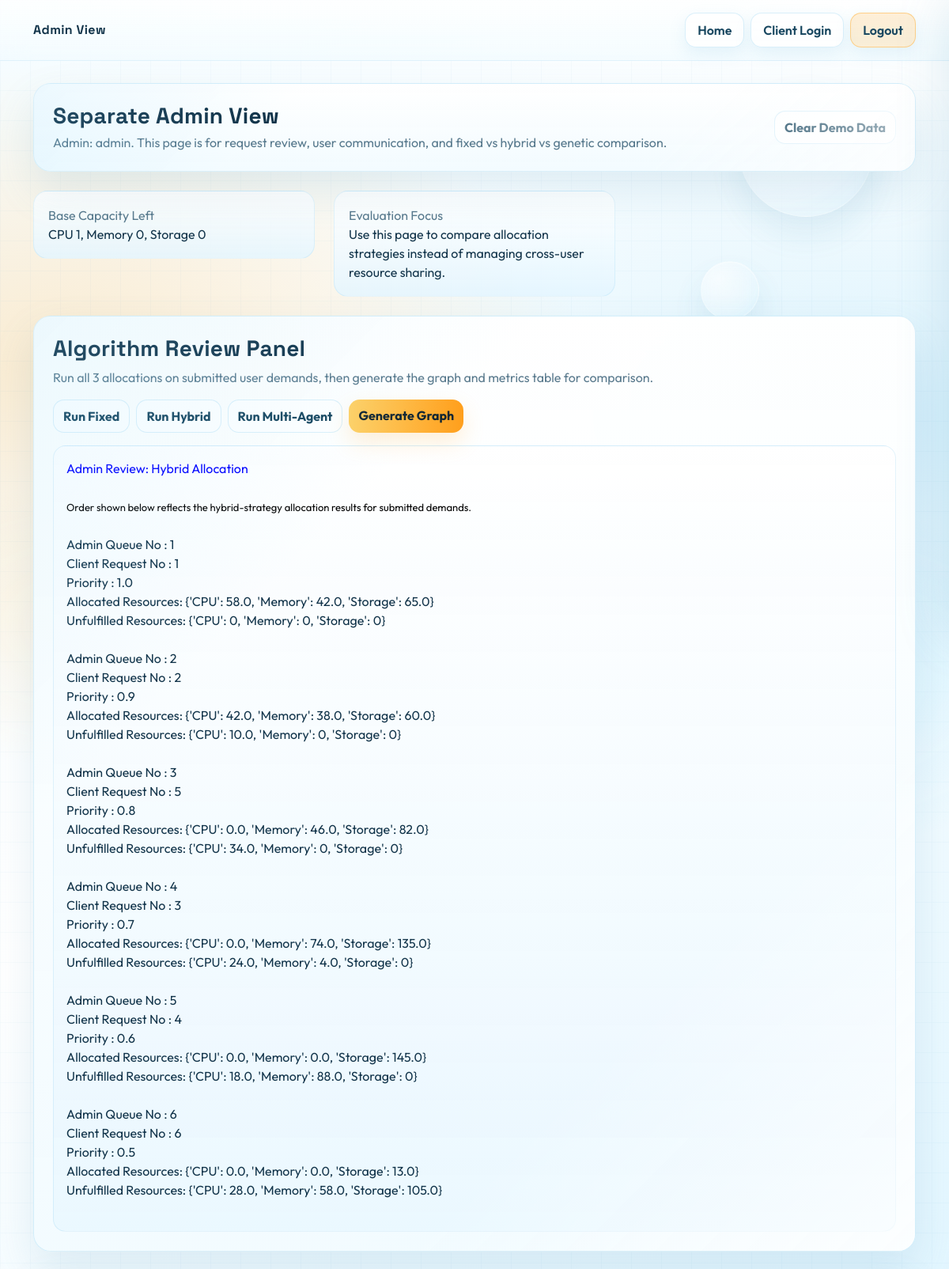
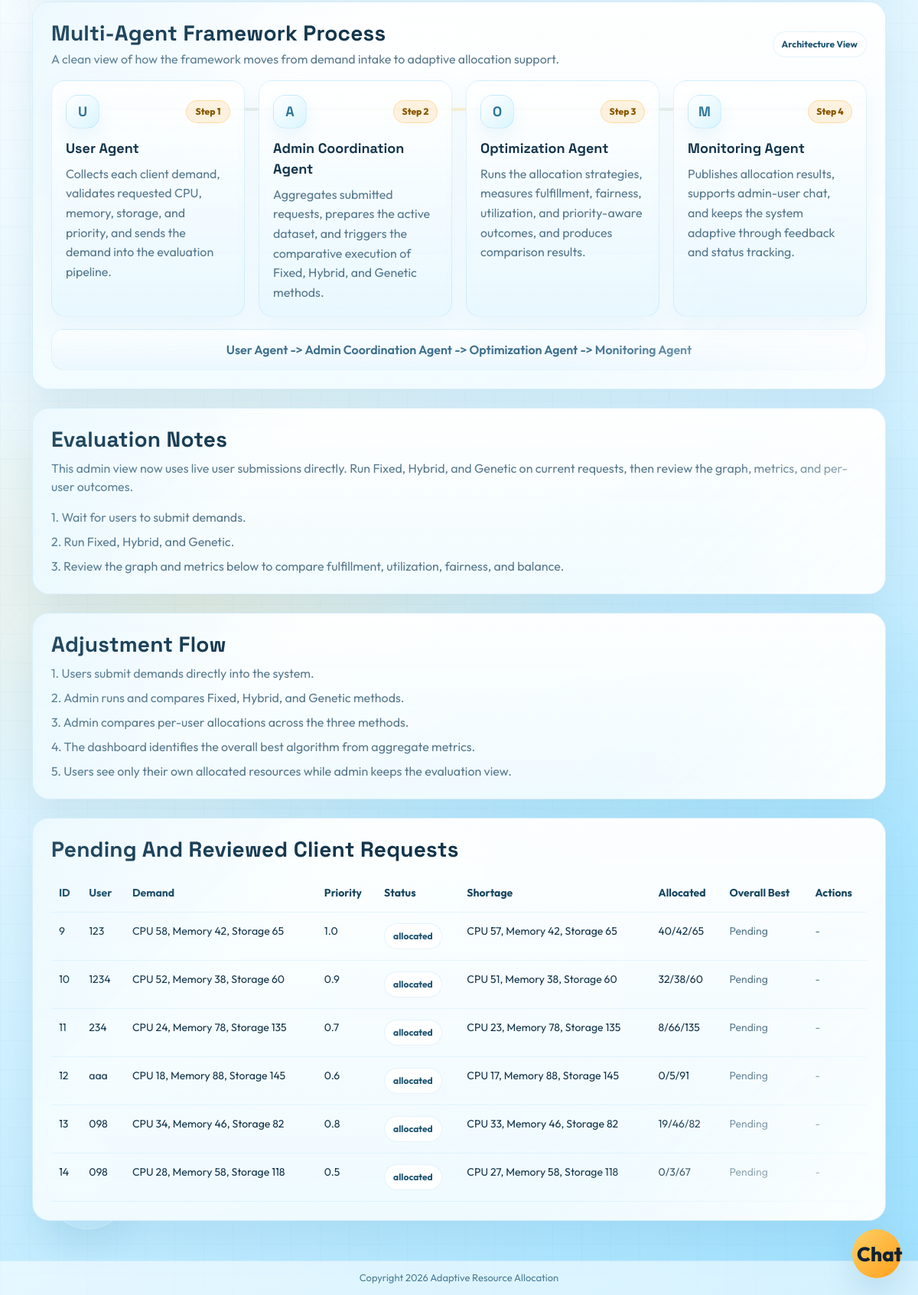
The page /RunHybrid (signed in) on the database its author committed (2 pictures, top to bottom).
### AllocationApp/models.py (models this page shows, shortened)
class User(AbstractUser):
    contact = models.CharField(max_length=30)
    address = models.TextField()
    profile_image = models.ImageField(upload_to='profile_images/', blank=True, null=True)
    groups = models.ManyToManyField(
        'auth.Group',
        related_name='allocation_user_set',
        blank=True,
        help_text='The groups this user belongs to.',
        verbose_name='groups',
    )
    user_permissions = models.ManyToManyField(
        'auth.Permission',
        related_name='allocation_user_set',
        blank=True,
        help_text='Specific permissions for this user.',
        verbose_name='user permissions',
    )

class ClientRequest(models.Model):
    STATUS_CHOICES = [
        ('pending', 'Pending'),
        ('allocated', 'Allocated'),
        ('shortage', 'Shortage'),
        ('rejected', 'Rejected'),
    ]
    user = models.ForeignKey(User, on_delete=models.CASCADE)
    cpu = models.IntegerField()
    memory = models.IntegerField()
    storage = models.IntegerField()
    priority = models.FloatField()
    status = models.CharField(max_length=50, choices=STATUS_CHOICES, default='pending')
    shortage_note = models.CharField(max_length=255, blank=True)
    allocated_cpu = models.IntegerField(default=0)
    allocated_memory = models.IntegerField(default=0)
    allocated_storage = models.IntegerField(default=0)
    source = models.CharField(max_length=30, default='manual')
    feedback_status = models.CharField(max_length=30, default='pending')
    feedback_note = models.CharField(max_length=255, blank=True)
    requested_extra_cpu = models.IntegerField(default=0)
    requested_extra_memory = models.IntegerField(default=0)
    requested_extra_storage = models.IntegerField(default=0)
    created_at = models.DateTimeField(auto_now_add=True)
    updated_at = models.DateTimeField(auto_now=True)

### AllocationApp/views.py (the view)
# urls.py: path("RunHybrid", views.RunHybrid, name="RunHybrid"),
@require_admin
def RunHybrid(request):
    if request.method == 'GET':
        global resources, capacities, demands, propose
        demands = load_demands_for_algorithms()
        if len(demands) == 0:
            request.session['flash'] = ('error', 'Please submit client requests first.')
            return redirect('AdminView')
        hybrid_allocator = HybridResourceAllocator(resources, capacities)
        propose, remaining_resources = hybrid_allocator.allocate_hybrid(demands,"hybrid")
        output = "<font size=3 color=blue>Admin Review: Hybrid Allocation</font><br/><br/>"
        output += "<font size=2 color=black>Order shown below reflects the hybrid-strategy allocation results for submitted demands.</font><br/><br/>"
        index = 1
        for result in propose:
            original_no = get_original_request_no(demands, result['demand'])
            output += "Admin Queue No : "+str(index)+"<br/>"
            output += "Client Request No : "+str(original_no)+"<br/>"
            output += "Priority : "+str(result['demand']['priority'])+"<br/>"
            output += "Allocated Resources: "+str(result['allocation'])+"<br/>"
            output += "Unfulfilled Resources: "+str(result['unfulfilled'])+"<br/><br/>"
            index += 1
        auto_apply_overall_best_results()
        return render_admin_dashboard(request, {
            'template_name': 'AdminView.html',
            'data': output,
        })

### AllocationApp/views.py (called while the page is built, shortened)
def is_admin(user):
    return user.is_superuser or user.username == 'admin'

def get_admin_request_user(request):
    admin_user_id = request.session.get('admin_user_id')
    if admin_user_id:
        admin_user = User.objects.filter(id=admin_user_id).first()
        if admin_user and is_admin(admin_user):
            return admin_user
    if request.user.is_authenticated and is_admin(request.user):
        return request.user
    return None

def require_admin(view_func):
    @wraps(view_func)
    def wrapper(request, *args, **kwargs):
        admin_user = get_admin_request_user(request)
        if not admin_user:
            return redirect('AdminLogin')
        request.admin_user = admin_user
        return view_func(request, *args, **kwargs)
    return wrapper

def get_request_csv_display_path():
    if os.path.exists(REQUEST_CSV_FALLBACK_PATH):
        return REQUEST_CSV_FALLBACK_PATH
    return REQUEST_CSV_PATH

def calculate_base_available_capacity():
    totals = ClientRequest.objects.filter(status='allocated').aggregate(
        used_cpu=Sum('allocated_cpu'),
        used_memory=Sum('allocated_memory'),
        used_storage=Sum('allocated_storage'),
    )
    used_cpu = totals['used_cpu'] or 0
    used_memory = totals['used_memory'] or 0
    used_storage = totals['used_storage'] or 0
    return {
        'CPU': max(0, CAPACITIES['CPU'] - int(used_cpu)),
        'Memory': max(0, CAPACITIES['Memory'] - int(used_memory)),
        'Storage': max(0, CAPACITIES['Storage'] - int(used_storage)),
    }

def calculate_approved_extra_pool():
    totals = DonorResource.objects.filter(
        share_decision__in=['share', 'approve', 'approved']
    ).aggregate(
        extra_cpu=Sum('extra_cpu'),
        extra_memory=Sum('extra_memory'),
        extra_storage=Sum('extra_storage'),
    )
    return {
        'CPU': int(totals['extra_cpu'] or 0),
        'Memory': int(totals['extra_memory'] or 0),
        'Storage': int(totals['extra_storage'] or 0),
    }

def load_user_profile(username):
    user = User.objects.filter(username=username).first()
    return {
        'username': user.username,
        'contact': user.contact or '',
        'email': user.email or '',
        'address': user.address or '',
        'profile_image': str(user.profile_image or ''),
    }

def build_algorithm_dashboard_context():
    if len(existing) == 0 or len(propose) == 0 or len(extension) == 0:
        return {}

### AllocationApp/templates/AdminView.html (shortened to what this page needs)
{% load static %}
<!DOCTYPE html>
<html lang="en">
<head>
<link href="https://cdn.jsdelivr.net/npm/bootstrap@5.3.2/dist/css/bootstrap.min.css" rel="stylesheet">
</head>
<body>
<div class="page-bubbles" aria-hidden="true">
  <span class="page-bubble one"></span>
  <span class="page-bubble two"></span>
  <span class="page-bubble three"></span>
</div>
<div class="topbar">
  <div class="container py-3 d-flex align-items-center justify-content-between">
    <div class="brand">Admin View</div>
    <div class="d-flex gap-2">
      <a class="nav-btn" href="{% url 'index' %}">Home</a>
      <a class="nav-btn" href="{% url 'UserLogin' %}">Client Login</a>
      <a class="nav-btn primary" href="{% url 'index' %}">Logout</a>
    </div>
  </div>
</div>
<div class="main">
  <div class="container">
    <div class="card-glass mb-4">
      <div class="d-flex flex-wrap justify-content-between align-items-center gap-3">
        <div>
          <h3 class="section-title mb-1">Separate Admin View</h3>
          <div class="muted">Admin: {{ admin_username }}. This page is for request review, user communication, and fixed vs hybrid vs genetic comparison.</div>
        </div>
        <a class="btn-outline-mini" href="{% url 'ResetAllocation' %}">Clear Demo Data</a>
      </div>
    </div>
    <div class="row g-4 mb-4">
      <div class="col-md-4">
        <div class="metric">
          <div class="muted">Base Capacity Left</div>
          <div>CPU {{ base_capacity.CPU }}, Memory {{ base_capacity.Memory }}, Storage {{ base_capacity.Storage }}</div>
        </div>
      </div>
      <div class="col-md-4">
        <div class="metric">
          <div class="muted">Evaluation Focus</div>
          <div>Use this page to compare allocation strategies instead of managing cross-user resource sharing.</div>
        </div>
      </div>
    </div>
    <div class="card-glass mb-4">
      <h3 class="section-title mb-2">Algorithm Review Panel</h3>
      <div class="muted mb-3">Run all 3 allocations on submitted user demands, then generate the graph and metrics table for comparison.</div>
      <div class="d-flex flex-wrap gap-2 mb-3">
        <a class="btn-outline-mini" href="{% url 'RunFixed' %}">Run Fixed</a>
        <a class="btn-outline-mini" href="{% url 'RunHybrid' %}">Run Hybrid</a>
        <a class="btn-outline-mini" href="{% url 'RunGenetic' %}">Run Multi-Agent</a>
        <a class="btn-mini" href="{% url 'Graph' %}">Generate Graph</a>
      </div>
      {% if data %}
      <div class="output-area">{{ data|safe }}</div>
      {% else %}
      <div class="output-area">Run an algorithm to view allocation ordering output here.</div>
      {% endif %}
    </div>
    <div class="card-glass mb-4">
      <div class="d-flex justify-content-between align-items-center flex-wrap gap-2 mb-3">
        <div>
          <h3 class="section-title mb-1">Multi-Agent Framework Process</h3>
          <div class="muted">A clean view of how the framework moves from demand intake to adaptive allocation support.</div>
        </div>
        <span class="status-pill">Architecture View</span>
      </div>
      <div class="process-grid">
        <div class="process-node">
          <div class="process-top">
            <div class="process-icon">U</div>
            <div class="process-step">Step 1</div>
          </div>
          <div class="process-title">User Agent</div>
          <div class="process-note">Collects each client demand, validates requested CPU, memory, storage, and priority, and sends the demand into the evaluation pipeline.</div>
        </div>
        <div class="process-node">
          <div class="process-top">
            <div class="process-icon">A</div>
            <div class="process-step">Step 2</div>
          </div>
          <div class="process-title">Admin Coordination Agent</div>
          <div class="process-note">Aggregates submitted requests, prepares the active dataset, and triggers the comparative execution of Fixed, Hybrid, and Genetic methods.</div>
        </div>
        <div class="process-node">
          <div class="process-top">
            <div class="process-icon">O</div>
            <div class="process-step">Step 3</div>
          </div>
          <div class="process-title">Optimization Agent</div>
          <div class="process-note">Runs the allocation strategies, measures fulfillment, fairness, utilization, and priority-aware outcomes, and produces comparison results.</div>
        </div>
        <div class="process-node">
          <div class="process-top">
            <div class="process-icon">M</div>
            <div class="process-step">Step 4</div>
          </div>
          <div class="process-title">Monitoring Agent</div>
          <div class="process-note">Publishes allocation results, supports admin-user chat, and keeps the system adaptive through feedback and status tracking.</div>
        </div>
      </div>
      <div class="process-summary">User Agent -> Admin Coordination Agent -> Optimization Agent -> Monitoring Agent</div>
    </div>
    <div class="row g-4 mb-4">
      <div class="col-lg-12">
        <div class="card-glass h-100">
          <h3 class="section-title mb-2">Evaluation Notes</h3>
          <p class="muted mb-3">This admin view now uses live user submissions directly. Run Fixed, Hybrid, and Genetic on current requests, then review the graph, metrics, and per-user outcomes.</p>
          <div class="muted mb-2">1. Wait for users to submit demands.</div>
          <div class="muted mb-2">2. Run Fixed, Hybrid, and Genetic.</div>
          <div class="muted mb-0">3. Review the graph and metrics below to compare fulfillment, utilization, fairness, and balance.</div>
        </div>
      </div>
    </div>
    <div class="row g-4 mb-4">
      <div class="col-lg-12">
        <div class="card-glass h-100">
          <h3 class="section-title mb-2">Adjustment Flow</h3>
          <div class="muted mb-2">1. Users submit demands directly into the system.</div>
          <div class="muted mb-2">2. Admin runs and compares Fixed, Hybrid, and Genetic methods.</div>
          <div class="muted mb-2">3. Admin compares per-user allocations across the three methods.</div>
          <div class="muted mb-2">4. The dashboard identifies the overall best algorithm from aggregate metrics.</div>
          <div class="muted mb-0">5. Users see only their own allocated resources while admin keeps the evaluation view.</div>
        </div>
      </div>
    </div>
    <div class="card-glass mb-4">
      <h3 class="section-title mb-3">Pending And Reviewed Client Requests</h3>
      <div class="table-wrap">
        <table>
          <thead>
            <tr>
              <th>ID</th>
              <th>User</th>
              <th>Demand</th>
              <th>Priority</th>
              <th>Status</th>
              <th>Shortage</th>
              <th>Allocated</th>
              <th>Overall Best</th>
              <th>Actions</th>
            </tr>
          </thead>
          <tbody>
            {% for row in requests %}
            <tr>
              <td>{{ row.id }}</td>
              <td>{{ row.username }}</td>
              <td>CPU {{ row.cpu }}, Memory {{ row.memory }}, Storage {{ row.storage }}</td>
              <td>{{ row.priority }}</td>
              <td><span class="status-pill">{{ row.status }}</span></td>
              <td>CPU {{ row.shortage_cpu }}, Memory {{ row.shortage_memory }}, Storage {{ row.shortage_storage }}</td>
              <td>{{ row.allocated_display }}</td>
              <td>
                {% if row.overall_best_algorithm %}
                <span class="status-pill best-pill">{{ row.overall_best_algorithm }}</span>
                {% else %}
                <span class="muted">Pending</span>
                {% endif %}
              </td>
              <td>
                <div class="d-flex flex-wrap gap-2">
                  {% if row.status == 'waiting_for_admin' %}
                  <a class="btn-outline-mini" href="{% url 'RejectRequest' row.id %}">Reject</a>
                  {% else %}
                  <span class="muted">-</span>
                  {% endif %}
                </div>
              </td>
            </tr>
            {% empty %}
            <tr>
              <td colspan="9" class="muted">No client requests available.</td>
            </tr>
            {% endfor %}
          </tbody>
        </table>
      </div>
    </div>
  </div>
</div>
<button class="chat-launch-btn" type="button" id="chatLaunchBtn">Chat</button>
<div class="footer">Copyright 2026 Adaptive Resource Allocation</div>
</body>
</html>

### rows shown on the page
User: username "admin"
ClientRequest: id "9", username "123", cpu "58", memory "42", storage "65", priority "1.0", status "allocated", shortage_cpu "57", shortage_memory "42", shortage_storage "65", allocated_display "40/42/65"
ClientRequest: id "10", username "1234", cpu "52", memory "38", storage "60", priority "0.9", status "allocated", shortage_cpu "51", shortage_memory "38", shortage_storage "60", allocated_display "32/38/60"
ClientRequest: id "11", username "234", cpu "24", memory "78", storage "135", priority "0.7", status "allocated", shortage_cpu "23", shortage_memory "78", shortage_storage "135", allocated_display "8/66/135"
ClientRequest: id "12", username "aaa", cpu "18", memory "88", storage "145", priority "0.6", status "allocated", shortage_cpu "17", shortage_memory "88", shortage_storage "145", allocated_display "0/5/91"
ClientRequest: id "13", username "098", cpu "34", memory "46", storage "82", priority "0.8", status "allocated", shortage_cpu "33", shortage_memory "46", shortage_storage "82", allocated_display "19/46/82"
ClientRequest: id "14", username "098", cpu "28", memory "58", storage "118", priority "0.5", status "allocated", shortage_cpu "27", shortage_memory "58", shortage_storage "118", allocated_display "0/3/67"

### other values the page prints
{{ base_capacity.CPU }} "1"
{{ base_capacity.Memory }} "0"
{{ base_capacity.Storage }} "0"
